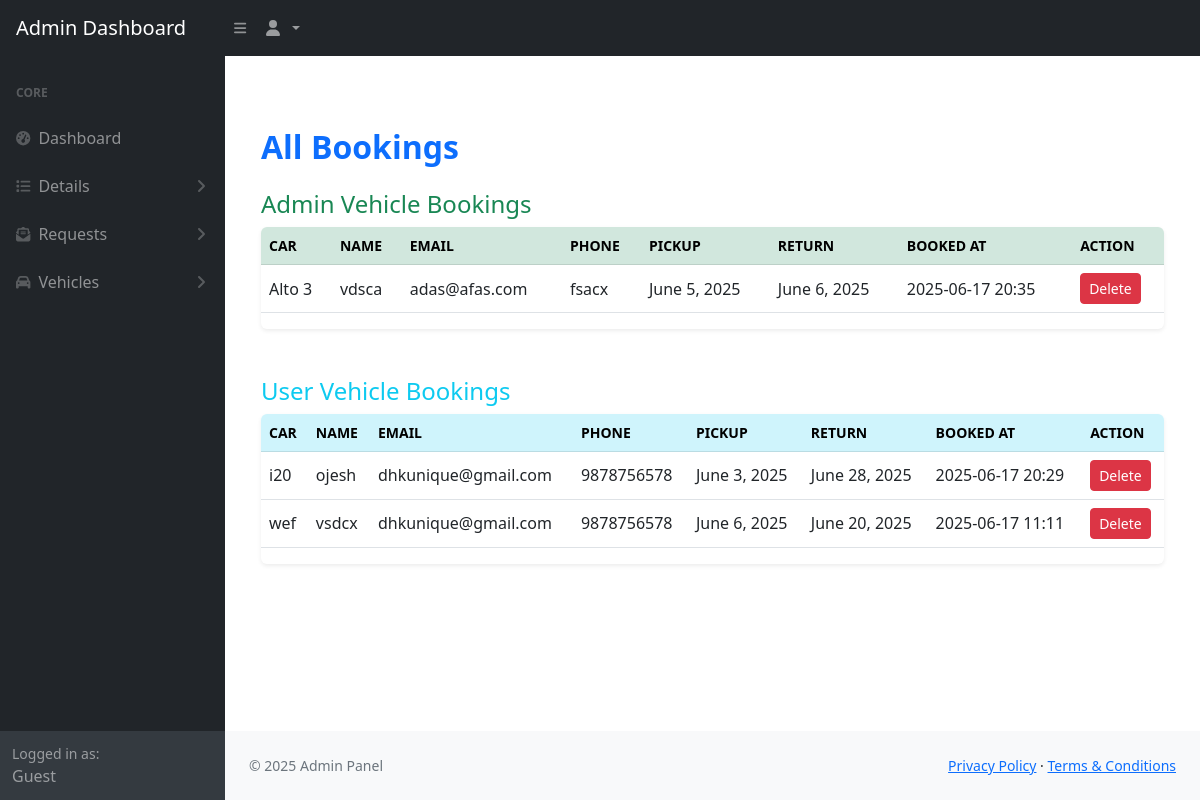
Screenshot of /dashboard/bookings/ with the database file from the repository.
### app/models.py (models this page shows, shortened)
class Booking(models.Model):
    vehicle = models.ForeignKey('Vehicle', on_delete=models.CASCADE, related_name='bookings')
    full_name = models.CharField(max_length=100)
    email = models.EmailField()
    phone = models.CharField(max_length=20)
    pickup_date = models.DateField()
    return_date = models.DateField()
    created_at = models.DateTimeField(auto_now_add=True)

class Vehicle(models.Model):
    car_brand = models.CharField(max_length=100)
    car_model = models.CharField(max_length=100)
    price_per_day = models.DecimalField(max_digits=8, decimal_places=2)
    features = models.ManyToManyField(Feature, blank=True)
    description = models.TextField(blank=True, null=True)
    image = models.ImageField(upload_to='vehicles/')
    mileage = models.PositiveIntegerField( blank=True)
    transmission = models.CharField(max_length=50 , blank=True, choices=[
        ('manual', 'Manual'),
        ('automatic', 'Automatic'),
    ])
    seats = models.PositiveIntegerField()
    luggage_capacity = models.PositiveIntegerField(help_text="Luggage capacity in liters")

class UserRentalBooking(models.Model):
    rental = models.ForeignKey(CarRentalRequest, on_delete=models.CASCADE, related_name='user_bookings')
    full_name = models.CharField(max_length=100)
    email = models.EmailField()
    phone = models.CharField(max_length=20)
    pickup_date = models.DateField()
    return_date = models.DateField()
    created_at = models.DateTimeField(auto_now_add=True)

class CarRentalRequest(models.Model):
    STATUS_CHOICES = [
        ('pending', 'Pending'),
        ('accepted', 'Accepted'),
        ('rejected', 'Rejected'),
    ]
    full_name = models.CharField(max_length=100)
    phone_number = models.CharField(max_length=15)
    car_brand = models.CharField(max_length=100)
    car_model = models.CharField(max_length=100)
    description = models.TextField()
    bluebook_image = models.ImageField(upload_to='bluebooks/')
    status = models.CharField(max_length=10, choices=STATUS_CHOICES, default='pending')
    submitted_at = models.DateTimeField(auto_now_add=True)

### dashboard/views.py (the view)
# urls.py: path('bookings/', views.booking_dashboard, name='booking_dashboard'),
def booking_dashboard(request):
    admin_bookings = Booking.objects.select_related('vehicle').order_by('-created_at')
    user_bookings = UserRentalBooking.objects.select_related('rental').order_by('-created_at')
    return render(request, 'dashboard/booking/booking.html', {
        'admin_bookings': admin_bookings,
        'user_bookings': user_bookings,
    })

### app/context_processors.py (called while the page is built)
def contact_detail(request):
    detail = ContactDetail.objects.first()
    return {'contact_detail': detail}

### templates/dashboard/booking/booking.html (shortened to what this page needs)
{% extends 'dashboard/base/admin_base.html' %}
{% block content %}
<div class="container my-5">
    <h2 class="mb-4 text-primary fw-bold">All Bookings</h2>
    <div class="mb-5">
        <h4 class="text-success">Admin Vehicle Bookings</h4>
        <div class="table-responsive shadow-sm rounded">
            <table class="table table-hover align-middle">
                <thead class="table-success text-uppercase small">
                    <tr>
                        <th>Car</th>
                        <th>Name</th>
                        <th>Email</th>
                        <th>Phone</th>
                        <th>Pickup</th>
                        <th>Return</th>
                        <th>Booked At</th>
                        <th>Action</th>
                    </tr>
                </thead>
                <tbody>
                    {% for booking in admin_bookings %}
                    <tr>
                        <td>{{ booking.vehicle.car_model }}</td>
                        <td>{{ booking.full_name }}</td>
                        <td>{{ booking.email }}</td>
                        <td>{{ booking.phone }}</td>
                        <td>{{ booking.pickup_date }}</td>
                        <td>{{ booking.return_date }}</td>
                        <td>{{ booking.created_at|date:"Y-m-d H:i" }}</td>
                        <td>
                            <form method="post" action="{% url 'delete_admin_booking' booking.id %}" onsubmit="return confirm('Are you sure you want to delete this booking?');">
                                <button class="btn btn-sm btn-danger">Delete</button>
                            </form>
                        </td>
                    </tr>
                    {% empty %}
                    <tr><td colspan="8" class="text-center">No bookings yet.</td></tr>
                    {% endfor %}
                </tbody>
            </table>
        </div>
    </div>
    <div>
        <h4 class="text-info">User Vehicle Bookings</h4>
        <div class="table-responsive shadow-sm rounded">
            <table class="table table-hover align-middle">
                <thead class="table-info text-uppercase small">
                    <tr>
                        <th>Car</th>
                        <th>Name</th>
                        <th>Email</th>
                        <th>Phone</th>
                        <th>Pickup</th>
                        <th>Return</th>
                        <th>Booked At</th>
                        <th>Action</th>
                    </tr>
                </thead>
                <tbody>
                    {% for booking in user_bookings %}
                    <tr>
                        <td>{{ booking.rental.car_model }}</td>
                        <td>{{ booking.full_name }}</td>
                        <td>{{ booking.email }}</td>
                        <td>{{ booking.phone }}</td>
                        <td>{{ booking.pickup_date }}</td>
                        <td>{{ booking.return_date }}</td>
                        <td>{{ booking.created_at|date:"Y-m-d H:i" }}</td>
                        <td>
                            <form method="post" action="{% url 'delete_user_booking' booking.id %}" onsubmit="return confirm('Are you sure you want to delete this booking?');">
                                <button class="btn btn-sm btn-danger">Delete</button>
                            </form>
                        </td>
                    </tr>
                    {% empty %}
                    <tr><td colspan="8" class="text-center">No user bookings yet.</td></tr>
                    {% endfor %}
                </tbody>
            </table>
        </div>
    </div>
</div>
{% endblock %}

### rows the page displays
Booking: vehicle.car_model "Alto 3", full_name "vdsca", email "adas@afas.com", phone "fsacx", pickup_date "June 5, 2025", return_date "June 6, 2025", created_at "2025-06-17 20:35"
UserRentalBooking: rental.car_model "i20", full_name "ojesh", email "dhkunique@gmail.com", phone "9878756578", pickup_date "June 3, 2025", return_date "June 28, 2025", created_at "2025-06-17 20:29"
UserRentalBooking: rental.car_model "wef", full_name "vsdcx", email "dhkunique@gmail.com", phone "9878756578", pickup_date "June 6, 2025", return_date "June 20, 2025", created_at "2025-06-17 11:11"

### other values shown
{{ current_year|default:"2025" }} "2025"
